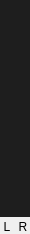
<?xml version="1.0" encoding="UTF-8"?>
<ui version="4.0">
 <class>VUMeter</class>
 <widget class="QWidget" name="VUMeter">
  <property name="geometry">
   <rect>
    <x>0</x>
    <y>0</y>
    <width>30</width>
    <height>234</height>
   </rect>
  </property>
  <property name="sizePolicy">
   <sizepolicy hsizetype="Preferred" vsizetype="Preferred">
    <horstretch>0</horstretch>
    <verstretch>0</verstretch>
   </sizepolicy>
  </property>
  <property name="maximumSize">
   <size>
    <width>30</width>
    <height>16777215</height>
   </size>
  </property>
  <property name="windowTitle">
   <string notr="true">Form</string>
  </property>
  <layout class="QVBoxLayout" name="verticalLayout" stretch="1,0">
   <property name="spacing">
    <number>3</number>
   </property>
   <property name="margin">
    <number>0</number>
   </property>
   <item>
    <widget class="QFrame" name="l_frame">
     <property name="styleSheet">
      <string notr="true">background-color: rgb(30, 30, 30);
</string>
     </property>
     <property name="frameShape">
      <enum>QFrame::NoFrame</enum>
     </property>
     <property name="frameShadow">
      <enum>QFrame::Raised</enum>
     </property>
     <property name="lineWidth">
      <number>0</number>
     </property>
     <layout class="QHBoxLayout" name="horizontalLayout" stretch="1,1">
      <property name="spacing">
       <number>2</number>
      </property>
      <property name="leftMargin">
       <number>2</number>
      </property>
      <property name="topMargin">
       <number>1</number>
      </property>
      <property name="rightMargin">
       <number>2</number>
      </property>
      <property name="bottomMargin">
       <number>1</number>
      </property>
      <item>
       <widget class="VUMeterDisplay" name="l_level" native="true">
        <property name="minimumSize">
         <size>
          <width>0</width>
          <height>0</height>
         </size>
        </property>
        <property name="maximumSize">
         <size>
          <width>10</width>
          <height>16777215</height>
         </size>
        </property>
       </widget>
      </item>
      <item>
       <widget class="VUMeterDisplay" name="r_level" native="true">
        <property name="minimumSize">
         <size>
          <width>0</width>
          <height>0</height>
         </size>
        </property>
        <property name="maximumSize">
         <size>
          <width>10</width>
          <height>16777215</height>
         </size>
        </property>
       </widget>
      </item>
     </layout>
    </widget>
   </item>
   <item>
    <layout class="QHBoxLayout" name="labels" stretch="1,1">
     <property name="spacing">
      <number>2</number>
     </property>
     <item>
      <widget class="QLabel" name="l_label">
       <property name="text">
        <string>L</string>
       </property>
       <property name="alignment">
        <set>Qt::AlignCenter</set>
       </property>
      </widget>
     </item>
     <item>
      <widget class="QLabel" name="r_lebel">
       <property name="text">
        <string>R</string>
       </property>
       <property name="alignment">
        <set>Qt::AlignCenter</set>
       </property>
      </widget>
     </item>
    </layout>
   </item>
  </layout>
 </widget>
 <customwidgets>
  <customwidget>
   <class>VUMeterDisplay</class>
   <extends>QWidget</extends>
   <header>vumeterdisplay.hpp</header>
   <container>1</container>
  </customwidget>
 </customwidgets>
 <resources/>
 <connections/>
</ui>
